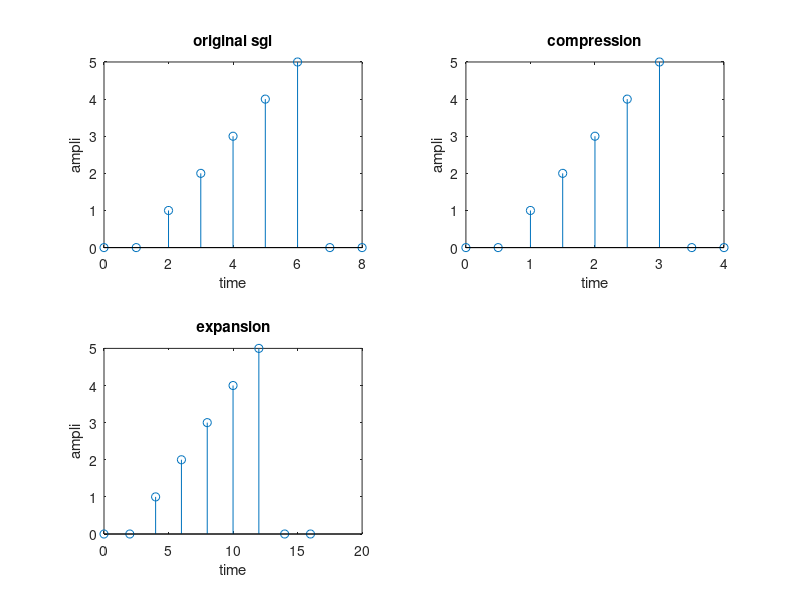

Source code (MATLAB):
clc;
close all;
clear all;
t=0:1:8;
x=[0 0 1 2 3 4 5 0 0];
subplot(2,2,1);
stem(t,x);
xlabel('time');
ylabel('ampli');
title('original sgl');
subplot(2,2,2);
stem(t/2,x);
xlabel('time');
ylabel('ampli');
title('compression');
subplot(2,2,3);
stem(t/0.5,x);
xlabel('time');
ylabel('ampli');
title('expansion');
